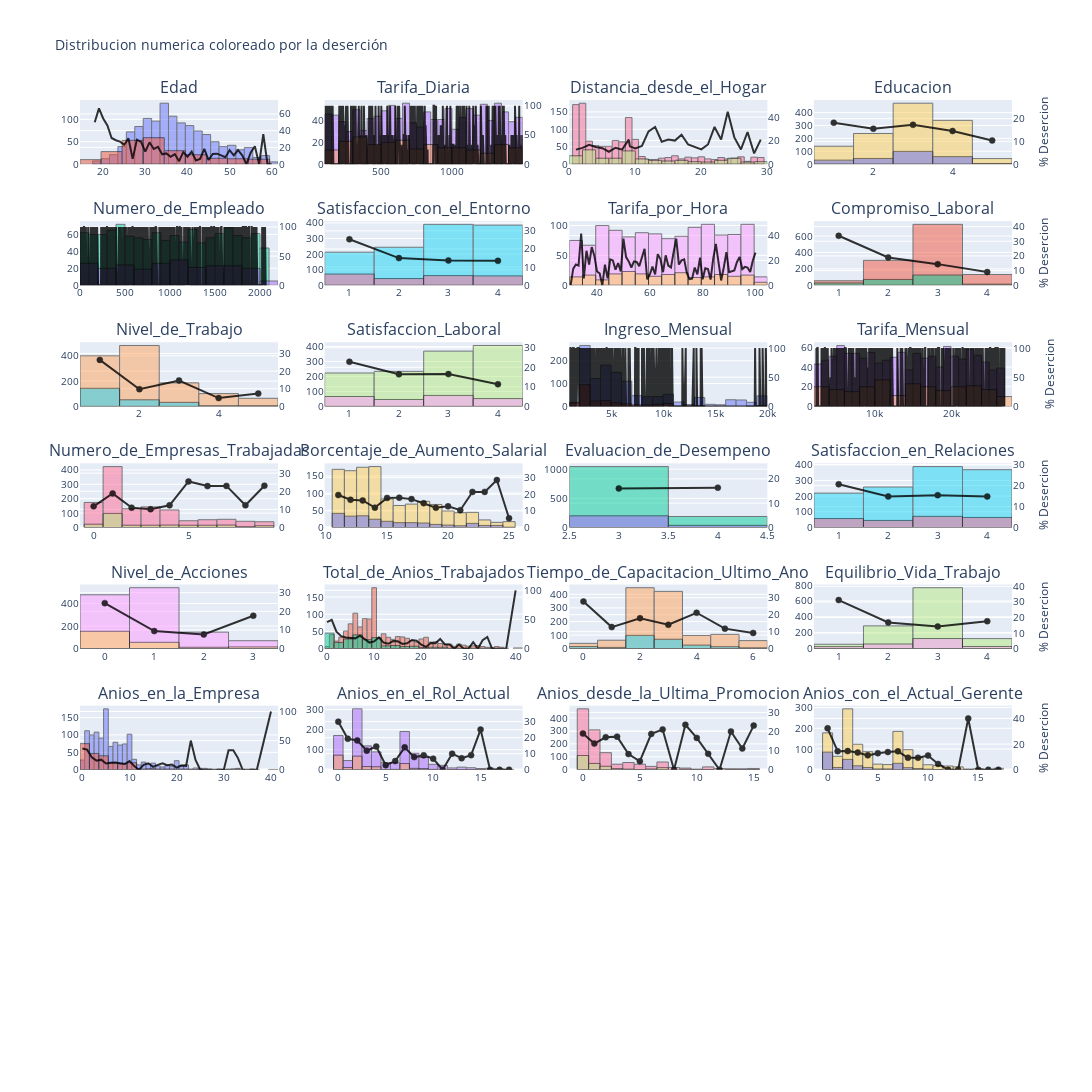

Notebook cell for this chart:
### Code cell
numeric_cols = list(datos.select_dtypes(include=np.number).columns)  #columnas numericas

fig_rows = 8
fig_cols = 4
fig = tls.make_subplots(rows=fig_rows, cols=fig_cols,
                         subplot_titles=tuple(numeric_cols)); #Se crea una figura con múltiples subplots (pequeños gráficos dentro de un gráfico más grande) utilizando make_subplots
curr_row = 1
curr_col = 1
for i, col in enumerate(numeric_cols):
    trace1 = go.Histogram(name = "No Desercion",
                           marker=dict( line=dict(color='black',width=1)),
                           x = list(datos[datos['Desercion'] == 'No'][col]),
                           opacity=0.5) # histograma para la clase "No Desercion"
    trace2 = go.Histogram(name = 'Si Desercion',
                           marker=dict(line=dict(color='black',width=1)),
                           x = datos[datos['Desercion'] == 'Si'][col],
                           opacity=0.5) # histograma para la clase "Si Desercion"
    tmp3 = pd.DataFrame(pd.crosstab(datos[col],
                                     datos['Desercion'].replace('Si',1).replace('No',0)))
    tmp3['Dese%'] = tmp3[1] / (tmp3[1] + tmp3[0]) * 100  # Cálculo de Porcentaje de Deserción
    extra_yAxis = 'y' + str(fig_rows * fig_cols + i+1)
    trace3 = go.Scatter(x=tmp3.index, y=tmp3['Dese%'],
                         yaxis = extra_yAxis, name='%Desercion', opacity = .8,
                         marker=dict(color='black', line=dict(color='black', width=0.5)))

    fig.append_trace(trace1, curr_row, curr_col) # se agregan los trazos a la figura
    fig.append_trace(trace2, curr_row, curr_col) # se agregan los trazos a la figura

    fig.append_trace(trace3, curr_row, curr_col)
    fig['data'][-1].update(yaxis=extra_yAxis)
    yaxisStr = ''
    if curr_col == fig_cols:
        yaxisStr = '% Desercion'
    fig['layout']['yaxis' + str(fig_rows * fig_cols + i+1)] = dict(range=[0, max(tmp3['Dese%'])+10],
                                                               showgrid=True, overlaying='y'+str(i+1), anchor='x'+str(i+1), side='right',
                                                               title=yaxisStr)
    curr_col += 1
    if curr_col >= fig_cols + 1:
        curr_row += 1
        curr_col = 1

fig['layout'].update(title='Distribucion numerica coloreado por la deserción', width=1300, height=1300,
                      barmode='overlay', showlegend=False, font=dict(size=10))

#py.iplot(fig)
pio.show(fig)

### Figure 1 — Plotly figure (JSON) as saved in the notebook; plotly's stock layout.template omitted (floating-point values rounded to 4 significant figures; data arrays with more than 128 entries replaced by an {"elided": "..."} marker saying what was removed)
{"data": [{"marker": {"line": {"color": "black", "width": 1}}, "name": "No Desercion", "opacity": 0.5, "type": "histogram", "x": {"elided": "1233 int values"}, "xaxis": "x", "yaxis": "y"}, {"marker": {"line": {"color": "black", "width": 1}}, "name": "Si Desercion", "opacity": 0.5, "type": "histogram", "x": {"elided": "237 int values"}, "xaxis": "x", "yaxis": "y"}, {"marker": {"color": "black", "line": {"color": "black", "width": 0.5}}, "name": "%Desercion", "opacity": 0.8, "type": "scatter", "x": [18, 19, 20, 21, 22, 23, 24, 25, 26, 27, 28, 29, 30, 31, 32, 33, 34, 35, 36, 37, 38, 39, 40, 41, 42, 43, 44, 45, 46, 47, 48, 49, 50, 51, 52, 53, 54, 55, 56, 57, 58, 59, 60], "xaxis": "x", "y": [50, 66.67, 54.55, 46.15, 31.25, 28.57, 26.92, 23.08, 30.77, 6.25, 29.17, 26.47, 15, 26.09, 18.03, 20.69, 11.69, 12.82, 8.696, 12, 3.448, 14.29, 8.772, 15, 4.348, 6.25, 18.18, 4.878, 12.12, 12.5, 10.53, 8.333, 16.67, 10.53, 16.67, 10.53, 0, 13.64, 21.43, 0, 35.71, 0, 0], "yaxis": "y33"}, {"marker": {"line": {"color": "black", "width": 1}}, "name": "No Desercion", "opacity": 0.5, "type": "histogram", "x": {"elided": "1233 int values"}, "xaxis": "x2", "yaxis": "y2"}, {"marker": {"line": {"color": "black", "width": 1}}, "name": "Si Desercion", "opacity": 0.5, "type": "histogram", "x": {"elided": "237 int values"}, "xaxis": "x2", "yaxis": "y2"}, {"marker": {"color": "black", "line": {"color": "black", "width": 0.5}}, "name": "%Desercion", "opacity": 0.8, "type": "scatter", "x": {"elided": "886 int values"}, "xaxis": "x2", "y": {"elided": "886 float values"}, "yaxis": "y34"}, {"marker": {"line": {"color": "black", "width": 1}}, "name": "No Desercion", "opacity": 0.5, "type": "histogram", "x": {"elided": "1233 float values"}, "xaxis": "x3", "yaxis": "y3"}, {"marker": {"line": {"color": "black", "width": 1}}, "name": "Si Desercion", "opacity": 0.5, "type": "histogram", "x": {"elided": "237 float values"}, "xaxis": "x3", "yaxis": "y3"}, {"marker": {"color": "black", "line": {"color": "black", "width": 0.5}}, "name": "%Desercion", "opacity": 0.8, "type": "scatter", "x": [1, 2, 3, 4, 5, 6, 7, 8, 9, 9.179, 10, 11, 12, 13, 14, 15, 16, 17, 18, 19, 20, 21, 22, 23, 24, 25, 26, 27, 28, 29], "xaxis": "x3", "y": [12.31, 13.79, 16.46, 14.52, 13.56, 10.53, 13.92, 12.33, 20.78, 15.12, 13.41, 15.38, 27.78, 31.58, 19.05, 20.83, 20, 25, 16.67, 14.29, 12.5, 16.67, 31.58, 20.83, 44.44, 22.73, 12.5, 27.27, 9.091, 20.83], "yaxis": "y35"}, {"marker": {"line": {"color": "black", "width": 1}}, "name": "No Desercion", "opacity": 0.5, "type": "histogram", "x": {"elided": "1233 int values"}, "xaxis": "x4", "yaxis": "y4"}, {"marker": {"line": {"color": "black", "width": 1}}, "name": "Si Desercion", "opacity": 0.5, "type": "histogram", "x": {"elided": "237 int values"}, "xaxis": "x4", "yaxis": "y4"}, {"marker": {"color": "black", "line": {"color": "black", "width": 0.5}}, "name": "%Desercion", "opacity": 0.8, "type": "scatter", "x": [1, 2, 3, 4, 5], "xaxis": "x4", "y": [18.24, 15.6, 17.31, 14.57, 10.42], "yaxis": "y36"}, {"marker": {"line": {"color": "black", "width": 1}}, "name": "No Desercion", "opacity": 0.5, "type": "histogram", "x": {"elided": "1233 int values"}, "xaxis": "x5", "yaxis": "y5"}, {"marker": {"line": {"color": "black", "width": 1}}, "name": "Si Desercion", "opacity": 0.5, "type": "histogram", "x": {"elided": "237 int values"}, "xaxis": "x5", "yaxis": "y5"}, {"marker": {"color": "black", "line": {"color": "black", "width": 0.5}}, "name": "%Desercion", "opacity": 0.8, "type": "scatter", "x": {"elided": "1470 int values"}, "xaxis": "x5", "y": {"elided": "1470 int values"}, "yaxis": "y37"}, {"marker": {"line": {"color": "black", "width": 1}}, "name": "No Desercion", "opacity": 0.5, "type": "histogram", "x": {"elided": "1233 int values"}, "xaxis": "x6", "yaxis": "y6"}, {"marker": {"line": {"color": "black", "width": 1}}, "name": "Si Desercion", "opacity": 0.5, "type": "histogram", "x": {"elided": "237 int values"}, "xaxis": "x6", "yaxis": "y6"}, {"marker": {"color": "black", "line": {"color": "black", "width": 0.5}}, "name": "%Desercion", "opacity": 0.8, "type": "scatter", "x": [1, 2, 3, 4], "xaxis": "x6", "y": [25.35, 14.98, 13.69, 13.45], "yaxis": "y38"}, {"marker": {"line": {"color": "black", "width": 1}}, "name": "No Desercion", "opacity": 0.5, "type": "histogram", "x": {"elided": "1233 int values"}, "xaxis": "x7", "yaxis": "y7"}, {"marker": {"line": {"color": "black", "width": 1}}, "name": "Si Desercion", "opacity": 0.5, "type": "histogram", "x": {"elided": "237 int values"}, "xaxis": "x7", "yaxis": "y7"}, {"marker": {"color": "black", "line": {"color": "black", "width": 0.5}}, "name": "%Desercion", "opacity": 0.8, "type": "scatter", "x": [30, 31, 32, 33, 34, 35, 36, 37, 38, 39, 40, 41, 42, 43, 44, 45, 46, 47, 48, 49, 50, 51, 52, 53, 54, 55, 56, 57, 58, 59, 60, 61, 62, 63, 64, 65, 66, 67, 68, 69, 70, 71, 72, 73, 74, 75, 76, 77, 78, 79, 80, 81, 82, 83, 84, 85, 86, 87, 88, 89, 90, 91, 92, 93, 94, 95, 96, 97, 98, 99, 100], "xaxis": "x7", "y": [0, 13.33, 16.67, 15.79, 41.67, 5.556, 27.78, 16.67, 30.77, 23.53, 11.11, 9.524, 0, 16.67, 5.556, 20.83, 20, 12.5, 17.86, 11.11, 37.5, 22.73, 19.23, 14.29, 19.23, 18.75, 15.38, 22.22, 29.41, 4.762, 8.696, 15, 8.696, 25, 21.05, 10.53, 24.14, 15.79, 14.29, 26.67, 37.5, 16.67, 20, 20.83, 10, 5, 5.263, 14.29, 8.696, 22.22, 4.762, 13.64, 13.04, 4.545, 21.43, 33.33, 18.18, 3.846, 14.29, 26.67, 10.53, 11.11, 12, 18.75, 22.73, 13.04, 14.81, 14.29, 10.71, 20, 26.32], "yaxis": "y39"}, {"marker": {"line": {"color": "black", "width": 1}}, "name": "No Desercion", "opacity": 0.5, "type": "histogram", "x": {"elided": "1233 int values"}, "xaxis": "x8", "yaxis": "y8"}, {"marker": {"line": {"color": "black", "width": 1}}, "name": "Si Desercion", "opacity": 0.5, "type": "histogram", "x": {"elided": "237 int values"}, "xaxis": "x8", "yaxis": "y8"}, {"marker": {"color": "black", "line": {"color": "black", "width": 0.5}}, "name": "%Desercion", "opacity": 0.8, "type": "scatter", "x": [1, 2, 3, 4], "xaxis": "x8", "y": [33.73, 18.93, 14.4, 9.028], "yaxis": "y40"}, {"marker": {"line": {"color": "black", "width": 1}}, "name": "No Desercion", "opacity": 0.5, "type": "histogram", "x": {"elided": "1233 int values"}, "xaxis": "x9", "yaxis": "y9"}, {"marker": {"line": {"color": "black", "width": 1}}, "name": "Si Desercion", "opacity": 0.5, "type": "histogram", "x": {"elided": "237 int values"}, "xaxis": "x9", "yaxis": "y9"}, {"marker": {"color": "black", "line": {"color": "black", "width": 0.5}}, "name": "%Desercion", "opacity": 0.8, "type": "scatter", "x": [1, 2, 3, 4, 5], "xaxis": "x9", "y": [26.34, 9.738, 14.68, 4.717, 7.246], "yaxis": "y41"}, {"marker": {"line": {"color": "black", "width": 1}}, "name": "No Desercion", "opacity": 0.5, "type": "histogram", "x": {"elided": "1233 int values"}, "xaxis": "x10", "yaxis": "y10"}, {"marker": {"line": {"color": "black", "width": 1}}, "name": "Si Desercion", "opacity": 0.5, "type": "histogram", "x": {"elided": "237 int values"}, "xaxis": "x10", "yaxis": "y10"}, {"marker": {"color": "black", "line": {"color": "black", "width": 0.5}}, "name": "%Desercion", "opacity": 0.8, "type": "scatter", "x": [1, 2, 3, 4], "xaxis": "x10", "y": [22.84, 16.43, 16.52, 11.33], "yaxis": "y42"}, {"marker": {"line": {"color": "black", "width": 1}}, "name": "No Desercion", "opacity": 0.5, "type": "histogram", "x": {"elided": "1233 int values"}, "xaxis": "x11", "yaxis": "y11"}, {"marker": {"line": {"color": "black", "width": 1}}, "name": "Si Desercion", "opacity": 0.5, "type": "histogram", "x": {"elided": "237 int values"}, "xaxis": "x11", "yaxis": "y11"}, {"marker": {"color": "black", "line": {"color": "black", "width": 0.5}}, "name": "%Desercion", "opacity": 0.8, "type": "scatter", "x": {"elided": "1349 int values"}, "xaxis": "x11", "y": {"elided": "1349 float values"}, "yaxis": "y43"}, {"marker": {"line": {"color": "black", "width": 1}}, "name": "No Desercion", "opacity": 0.5, "type": "histogram", "x": {"elided": "1233 int values"}, "xaxis": "x12", "yaxis": "y12"}, {"marker": {"line": {"color": "black", "width": 1}}, "name": "Si Desercion", "opacity": 0.5, "type": "histogram", "x": {"elided": "237 int values"}, "xaxis": "x12", "yaxis": "y12"}, {"marker": {"color": "black", "line": {"color": "black", "width": 0.5}}, "name": "%Desercion", "opacity": 0.8, "type": "scatter", "x": {"elided": "1427 int values"}, "xaxis": "x12", "y": {"elided": "1427 float values"}, "yaxis": "y44"}, {"marker": {"line": {"color": "black", "width": 1}}, "name": "No Desercion", "opacity": 0.5, "type": "histogram", "x": {"elided": "1233 int values"}, "xaxis": "x13", "yaxis": "y13"}, {"marker": {"line": {"color": "black", "width": 1}}, "name": "Si Desercion", "opacity": 0.5, "type": "histogram", "x": {"elided": "237 int values"}, "xaxis": "x13", "yaxis": "y13"}, {"marker": {"color": "black", "line": {"color": "black", "width": 0.5}}, "name": "%Desercion", "opacity": 0.8, "type": "scatter", "x": [0, 1, 2, 3, 4, 5, 6, 7, 8, 9], "xaxis": "x13", "y": [11.68, 18.81, 10.96, 10.06, 12.23, 25.4, 22.86, 22.97, 12.24, 23.08], "yaxis": "y45"}, {"marker": {"line": {"color": "black", "width": 1}}, "name": "No Desercion", "opacity": 0.5, "type": "histogram", "x": {"elided": "1233 int values"}, "xaxis": "x14", "yaxis": "y14"}, {"marker": {"line": {"color": "black", "width": 1}}, "name": "Si Desercion", "opacity": 0.5, "type": "histogram", "x": {"elided": "237 int values"}, "xaxis": "x14", "yaxis": "y14"}, {"marker": {"color": "black", "line": {"color": "black", "width": 0.5}}, "name": "%Desercion", "opacity": 0.8, "type": "scatter", "x": [11, 12, 13, 14, 15, 16, 17, 18, 19, 20, 21, 22, 23, 24, 25], "xaxis": "x14", "y": [19.52, 16.67, 16.27, 11.94, 17.82, 17.95, 17.07, 14.61, 11.84, 12.73, 10.42, 21.43, 21.43, 28.57, 5.556], "yaxis": "y46"}, {"marker": {"line": {"color": "black", "width": 1}}, "name": "No Desercion", "opacity": 0.5, "type": "histogram", "x": {"elided": "1233 int values"}, "xaxis": "x15", "yaxis": "y15"}, {"marker": {"line": {"color": "black", "width": 1}}, "name": "Si Desercion", "opacity": 0.5, "type": "histogram", "x": {"elided": "237 int values"}, "xaxis": "x15", "yaxis": "y15"}, {"marker": {"color": "black", "line": {"color": "black", "width": 0.5}}, "name": "%Desercion", "opacity": 0.8, "type": "scatter", "x": [3, 4], "xaxis": "x15", "y": [16.08, 16.37], "yaxis": "y47"}, {"marker": {"line": {"color": "black", "width": 1}}, "name": "No Desercion", "opacity": 0.5, "type": "histogram", "x": {"elided": "1233 int values"}, "xaxis": "x16", "yaxis": "y16"}, {"marker": {"line": {"color": "black", "width": 1}}, "name": "Si Desercion", "opacity": 0.5, "type": "histogram", "x": {"elided": "237 int values"}, "xaxis": "x16", "yaxis": "y16"}, {"marker": {"color": "black", "line": {"color": "black", "width": 0.5}}, "name": "%Desercion", "opacity": 0.8, "type": "scatter", "x": [1, 2, 3, 4], "xaxis": "x16", "y": [20.65, 14.85, 15.47, 14.81], "yaxis": "y48"}, {"marker": {"line": {"color": "black", "width": 1}}, "name": "No Desercion", "opacity": 0.5, "type": "histogram", "x": {"elided": "1233 int values"}, "xaxis": "x17", "yaxis": "y17"}, {"marker": {"line": {"color": "black", "width": 1}}, "name": "Si Desercion", "opacity": 0.5, "type": "histogram", "x": {"elided": "237 int values"}, "xaxis": "x17", "yaxis": "y17"}, {"marker": {"color": "black", "line": {"color": "black", "width": 0.5}}, "name": "%Desercion", "opacity": 0.8, "type": "scatter", "x": [0, 1, 2, 3], "xaxis": "x17", "y": [24.41, 9.396, 7.595, 17.65], "yaxis": "y49"}, {"marker": {"line": {"color": "black", "width": 1}}, "name": "No Desercion", "opacity": 0.5, "type": "histogram", "x": {"elided": "1233 int values"}, "xaxis": "x18", "yaxis": "y18"}, {"marker": {"line": {"color": "black", "width": 1}}, "name": "Si Desercion", "opacity": 0.5, "type": "histogram", "x": {"elided": "237 int values"}, "xaxis": "x18", "yaxis": "y18"}, {"marker": {"color": "black", "line": {"color": "black", "width": 0.5}}, "name": "%Desercion", "opacity": 0.8, "type": "scatter", "x": [0, 1, 2, 3, 4, 5, 6, 7, 8, 9, 10, 11, 12, 13, 14, 15, 16, 17, 18, 19, 20, 21, 22, 23, 24, 25, 26, 27, 28, 29, 30, 31, 32, 33, 34, 35, 36, 37, 38, 40], "xaxis": "x18", "y": [45.45, 49.38, 29.03, 21.43, 19.05, 18.18, 17.6, 22.22, 15.53, 10.42, 12.38, 19.44, 10.42, 8.333, 12.9, 12.5, 8.108, 9.091, 14.81, 13.64, 6.667, 2.941, 9.524, 9.091, 16.67, 7.143, 7.143, 0, 7.143, 0, 0, 11.11, 0, 14.29, 20, 0, 0, 0, 0, 100], "yaxis": "y50"}, {"marker": {"line": {"color": "black", "width": 1}}, "name": "No Desercion", "opacity": 0.5, "type": "histogram", "x": {"elided": "1233 int values"}, "xaxis": "x19", "yaxis": "y19"}, {"marker": {"line": {"color": "black", "width": 1}}, "name": "Si Desercion", "opacity": 0.5, "type": "histogram", "x": {"elided": "237 int values"}, "xaxis": "x19", "yaxis": "y19"}, {"marker": {"color": "black", "line": {"color": "black", "width": 0.5}}, "name": "%Desercion", "opacity": 0.8, "type": "scatter", "x": [0, 1, 2, 3, 4, 5, 6], "xaxis": "x19", "y": [27.78, 12.68, 17.92, 14.05, 21.14, 11.76, 9.231], "yaxis": "y51"}, {"marker": {"line": {"color": "black", "width": 1}}, "name": "No Desercion", "opacity": 0.5, "type": "histogram", "x": {"elided": "1233 int values"}, "xaxis": "x20", "yaxis": "y20"}, {"marker": {"line": {"color": "black", "width": 1}}, "name": "Si Desercion", "opacity": 0.5, "type": "histogram", "x": {"elided": "237 int values"}, "xaxis": "x20", "yaxis": "y20"}, {"marker": {"color": "black", "line": {"color": "black", "width": 0.5}}, "name": "%Desercion", "opacity": 0.8, "type": "scatter", "x": [1, 2, 3, 4], "xaxis": "x20", "y": [31.25, 16.86, 14.22, 17.65], "yaxis": "y52"}, {"marker": {"line": {"color": "black", "width": 1}}, "name": "No Desercion", "opacity": 0.5, "type": "histogram", "x": {"elided": "1233 int values"}, "xaxis": "x21", "yaxis": "y21"}, {"marker": {"line": {"color": "black", "width": 1}}, "name": "Si Desercion", "opacity": 0.5, "type": "histogram", "x": {"elided": "237 int values"}, "xaxis": "x21", "yaxis": "y21"}, {"marker": {"color": "black", "line": {"color": "black", "width": 0.5}}, "name": "%Desercion", "opacity": 0.8, "type": "scatter", "x": [0, 1, 2, 3, 4, 5, 6, 7, 8, 9, 10, 11, 12, 13, 14, 15, 16, 17, 18, 19, 20, 21, 22, 23, 24, 25, 26, 27, 29, 30, 31, 32, 33, 34, 36, 37, 40], "xaxis": "x21", "y": [36.36, 34.5, 21.26, 15.62, 17.27, 10.71, 11.84, 12.22, 11.25, 9.756, 15, 6.25, 0, 8.333, 11.11, 5, 8.333, 11.11, 7.692, 9.091, 3.704, 7.143, 6.667, 50, 16.67, 0, 0, 0, 0, 0, 33.33, 33.33, 20, 0, 0, 0, 100], "yaxis": "y53"}, {"marker": {"line": {"color": "black", "width": 1}}, "name": "No Desercion", "opacity": 0.5, "type": "histogram", "x": {"elided": "1233 int values"}, "xaxis": "x22", "yaxis": "y22"}, {"marker": {"line": {"color": "black", "width": 1}}, "name": "Si Desercion", "opacity": 0.5, "type": "histogram", "x": {"elided": "237 int values"}, "xaxis": "x22", "yaxis": "y22"}, {"marker": {"color": "black", "line": {"color": "black", "width": 0.5}}, "name": "%Desercion", "opacity": 0.8, "type": "scatter", "x": [0, 1, 2, 3, 4, 5, 6, 7, 8, 9, 10, 11, 12, 13, 14, 15, 16, 17, 18], "xaxis": "x22", "y": [29.92, 19.3, 18.28, 11.85, 14.42, 2.778, 5.405, 13.96, 7.865, 8.955, 6.897, 0, 10, 7.143, 9.091, 25, 0, 0, 0], "yaxis": "y54"}, {"marker": {"line": {"color": "black", "width": 1}}, "name": "No Desercion", "opacity": 0.5, "type": "histogram", "x": {"elided": "1233 int values"}, "xaxis": "x23", "yaxis": "y23"}, {"marker": {"line": {"color": "black", "width": 1}}, "name": "Si Desercion", "opacity": 0.5, "type": "histogram", "x": {"elided": "237 int values"}, "xaxis": "x23", "yaxis": "y23"}, {"marker": {"color": "black", "line": {"color": "black", "width": 0.5}}, "name": "%Desercion", "opacity": 0.8, "type": "scatter", "x": [0, 1, 2, 3, 4, 5, 6, 7, 8, 9, 10, 11, 12, 13, 14, 15], "xaxis": "x23", "y": [18.93, 13.73, 16.98, 17.31, 8.197, 4.444, 18.75, 21.05, 0, 23.53, 16.67, 8.333, 0, 20, 11.11, 23.08], "yaxis": "y55"}, {"marker": {"line": {"color": "black", "width": 1}}, "name": "No Desercion", "opacity": 0.5, "type": "histogram", "x": {"elided": "1233 int values"}, "xaxis": "x24", "yaxis": "y24"}, {"marker": {"line": {"color": "black", "width": 1}}, "name": "Si Desercion", "opacity": 0.5, "type": "histogram", "x": {"elided": "237 int values"}, "xaxis": "x24", "yaxis": "y24"}, {"marker": {"color": "black", "line": {"color": "black", "width": 0.5}}, "name": "%Desercion", "opacity": 0.8, "type": "scatter", "x": [0, 1, 2, 3, 4, 5, 6, 7, 8, 9, 10, 11, 12, 13, 14, 15, 16, 17], "xaxis": "x24", "y": [32.32, 14.47, 14.53, 13.38, 11.22, 12.9, 13.79, 14.35, 9.346, 9.375, 11.11, 4.545, 0, 0, 40, 0, 0, 0], "yaxis": "y56"}], "layout": {"annotations": [{"font": {"size": 16}, "showarrow": false, "text": "Edad", "x": 0.1062, "xanchor": "center", "xref": "paper", "y": 1, "yanchor": "bottom", "yref": "paper"}, {"font": {"size": 16}, "showarrow": false, "text": "Tarifa_Diaria", "x": 0.3688, "xanchor": "center", "xref": "paper", "y": 1, "yanchor": "bottom", "yref": "paper"}, {"font": {"size": 16}, "showarrow": false, "text": "Distancia_desde_el_Hogar", "x": 0.6313, "xanchor": "center", "xref": "paper", "y": 1, "yanchor": "bottom", "yref": "paper"}, {"font": {"size": 16}, "showarrow": false, "text": "Educacion", "x": 0.8938, "xanchor": "center", "xref": "paper", "y": 1, "yanchor": "bottom", "yref": "paper"}, {"font": {"size": 16}, "showarrow": false, "text": "Numero_de_Empleado", "x": 0.1062, "xanchor": "center", "xref": "paper", "y": 0.8672, "yanchor": "bottom", "yref": "paper"}, {"font": {"size": 16}, "showarrow": false, "text": "Satisfaccion_con_el_Entorno", "x": 0.3688, "xanchor": "center", "xref": "paper", "y": 0.8672, "yanchor": "bottom", "yref": "paper"}, {"font": {"size": 16}, "showarrow": false, "text": "Tarifa_por_Hora", "x": 0.6313, "xanchor": "center", "xref": "paper", "y": 0.8672, "yanchor": "bottom", "yref": "paper"}, {"font": {"size": 16}, "showarrow": false, "text": "Compromiso_Laboral", "x": 0.8938, "xanchor": "center", "xref": "paper", "y": 0.8672, "yanchor": "bottom", "yref": "paper"}, {"font": {"size": 16}, "showarrow": false, "text": "Nivel_de_Trabajo", "x": 0.1062, "xanchor": "center", "xref": "paper", "y": 0.7344, "yanchor": "bottom", "yref": "paper"}, {"font": {"size": 16}, "showarrow": false, "text": "Satisfaccion_Laboral", "x": 0.3688, "xanchor": "center", "xref": "paper", "y": 0.7344, "yanchor": "bottom", "yref": "paper"}, {"font": {"size": 16}, "showarrow": false, "text": "Ingreso_Mensual", "x": 0.6313, "xanchor": "center", "xref": "paper", "y": 0.7344, "yanchor": "bottom", "yref": "paper"}, {"font": {"size": 16}, "showarrow": false, "text": "Tarifa_Mensual", "x": 0.8938, "xanchor": "center", "xref": "paper", "y": 0.7344, "yanchor": "bottom", "yref": "paper"}, {"font": {"size": 16}, "showarrow": false, "text": "Numero_de_Empresas_Trabajadas", "x": 0.1062, "xanchor": "center", "xref": "paper", "y": 0.6016, "yanchor": "bottom", "yref": "paper"}, {"font": {"size": 16}, "showarrow": false, "text": "Porcentaje_de_Aumento_Salarial", "x": 0.3688, "xanchor": "center", "xref": "paper", "y": 0.6016, "yanchor": "bottom", "yref": "paper"}, {"font": {"size": 16}, "showarrow": false, "text": "Evaluacion_de_Desempeno", "x": 0.6313, "xanchor": "center", "xref": "paper", "y": 0.6016, "yanchor": "bottom", "yref": "paper"}, {"font": {"size": 16}, "showarrow": false, "text": "Satisfaccion_en_Relaciones", "x": 0.8938, "xanchor": "center", "xref": "paper", "y": 0.6016, "yanchor": "bottom", "yref": "paper"}, {"font": {"size": 16}, "showarrow": false, "text": "Nivel_de_Acciones", "x": 0.1062, "xanchor": "center", "xref": "paper", "y": 0.4688, "yanchor": "bottom", "yref": "paper"}, {"font": {"size": 16}, "showarrow": false, "text": "Total_de_Anios_Trabajados", "x": 0.3688, "xanchor": "center", "xref": "paper", "y": 0.4688, "yanchor": "bottom", "yref": "paper"}, {"font": {"size": 16}, "showarrow": false, "text": "Tiempo_de_Capacitacion_Ultimo_Ano", "x": 0.6313, "xanchor": "center", "xref": "paper", "y": 0.4688, "yanchor": "bottom", "yref": "paper"}, {"font": {"size": 16}, "showarrow": false, "text": "Equilibrio_Vida_Trabajo", "x": 0.8938, "xanchor": "center", "xref": "paper", "y": 0.4688, "yanchor": "bottom", "yref": "paper"}, {"font": {"size": 16}, "showarrow": false, "text": "Anios_en_la_Empresa", "x": 0.1062, "xanchor": "center", "xref": "paper", "y": 0.3359, "yanchor": "bottom", "yref": "paper"}, {"font": {"size": 16}, "showarrow": false, "text": "Anios_en_el_Rol_Actual", "x": 0.3688, "xanchor": "center", "xref": "paper", "y": 0.3359, "yanchor": "bottom", "yref": "paper"}, {"font": {"size": 16}, "showarrow": false, "text": "Anios_desde_la_Ultima_Promocion", "x": 0.6313, "xanchor": "center", "xref": "paper", "y": 0.3359, "yanchor": "bottom", "yref": "paper"}, {"font": {"size": 16}, "showarrow": false, "text": "Anios_con_el_Actual_Gerente", "x": 0.8938, "xanchor": "center", "xref": "paper", "y": 0.3359, "yanchor": "bottom", "yref": "paper"}], "barmode": "overlay", "font": {"size": 10}, "height": 1300, "showlegend": false, "title": {"text": "Distribucion numerica coloreado por la deserción"}, "width": 1300, "xaxis": {"anchor": "y", "domain": [0, 0.2125]}, "xaxis10": {"anchor": "y10", "domain": [0.2625, 0.475]}, "xaxis11": {"anchor": "y11", "domain": [0.525, 0.7375]}, "xaxis12": {"anchor": "y12", "domain": [0.7875, 1]}, "xaxis13": {"anchor": "y13", "domain": [0, 0.2125]}, "xaxis14": {"anchor": "y14", "domain": [0.2625, 0.475]}, "xaxis15": {"anchor": "y15", "domain": [0.525, 0.7375]}, "xaxis16": {"anchor": "y16", "domain": [0.7875, 1]}, "xaxis17": {"anchor": "y17", "domain": [0, 0.2125]}, "xaxis18": {"anchor": "y18", "domain": [0.2625, 0.475]}, "xaxis19": {"anchor": "y19", "domain": [0.525, 0.7375]}, "xaxis2": {"anchor": "y2", "domain": [0.2625, 0.475]}, "xaxis20": {"anchor": "y20", "domain": [0.7875, 1]}, "xaxis21": {"anchor": "y21", "domain": [0, 0.2125]}, "xaxis22": {"anchor": "y22", "domain": [0.2625, 0.475]}, "xaxis23": {"anchor": "y23", "domain": [0.525, 0.7375]}, "xaxis24": {"anchor": "y24", "domain": [0.7875, 1]}, "xaxis25": {"anchor": "y25", "domain": [0, 0.2125]}, "xaxis26": {"anchor": "y26", "domain": [0.2625, 0.475]}, "xaxis27": {"anchor": "y27", "domain": [0.525, 0.7375]}, "xaxis28": {"anchor": "y28", "domain": [0.7875, 1]}, "xaxis29": {"anchor": "y29", "domain": [0, 0.2125]}, "xaxis3": {"anchor": "y3", "domain": [0.525, 0.7375]}, "xaxis30": {"anchor": "y30", "domain": [0.2625, 0.475]}, "xaxis31": {"anchor": "y31", "domain": [0.525, 0.7375]}, "xaxis32": {"anchor": "y32", "domain": [0.7875, 1]}, "xaxis4": {"anchor": "y4", "domain": [0.7875, 1]}, "xaxis5": {"anchor": "y5", "domain": [0, 0.2125]}, "xaxis6": {"anchor": "y6", "domain": [0.2625, 0.475]}, "xaxis7": {"anchor": "y7", "domain": [0.525, 0.7375]}, "xaxis8": {"anchor": "y8", "domain": [0.7875, 1]}, "xaxis9": {"anchor": "y9", "domain": [0, 0.2125]}, "yaxis": {"anchor": "x", "domain": [0.9297, 1]}, "yaxis10": {"anchor": "x10", "domain": [0.6641, 0.7344]}, "yaxis11": {"anchor": "x11", "domain": [0.6641, 0.7344]}, "yaxis12": {"anchor": "x12", "domain": [0.6641, 0.7344]}, "yaxis13": {"anchor": "x13", "domain": [0.5312, 0.6016]}, "yaxis14": {"anchor": "x14", "domain": [0.5312, 0.6016]}, "yaxis15": {"anchor": "x15", "domain": [0.5312, 0.6016]}, "yaxis16": {"anchor": "x16", "domain": [0.5312, 0.6016]}, "yaxis17": {"anchor": "x17", "domain": [0.3984, 0.4688]}, "yaxis18": {"anchor": "x18", "domain": [0.3984, 0.4688]}, "yaxis19": {"anchor": "x19", "domain": [0.3984, 0.4688]}, "yaxis2": {"anchor": "x2", "domain": [0.9297, 1]}, "yaxis20": {"anchor": "x20", "domain": [0.3984, 0.4688]}, "yaxis21": {"anchor": "x21", "domain": [0.2656, 0.3359]}, "yaxis22": {"anchor": "x22", "domain": [0.2656, 0.3359]}, "yaxis23": {"anchor": "x23", "domain": [0.2656, 0.3359]}, "yaxis24": {"anchor": "x24", "domain": [0.2656, 0.3359]}, "yaxis25": {"anchor": "x25", "domain": [0.1328, 0.2031]}, "yaxis26": {"anchor": "x26", "domain": [0.1328, 0.2031]}, "yaxis27": {"anchor": "x27", "domain": [0.1328, 0.2031]}, "yaxis28": {"anchor": "x28", "domain": [0.1328, 0.2031]}, "yaxis29": {"anchor": "x29", "domain": [0, 0.07031]}, "yaxis3": {"anchor": "x3", "domain": [0.9297, 1]}, "yaxis30": {"anchor": "x30", "domain": [0, 0.07031]}, "yaxis31": {"anchor": "x31", "domain": [0, 0.07031]}, "yaxis32": {"anchor": "x32", "domain": [0, 0.07031]}, "yaxis33": {"anchor": "x", "overlaying": "y", "range": [0, 76.67], "showgrid": true, "side": "right", "title": {"text": ""}}, "yaxis34": {"anchor": "x2", "overlaying": "y2", "range": [0, 110], "showgrid": true, "side": "right", "title": {"text": ""}}, "yaxis35": {"anchor": "x3", "overlaying": "y3", "range": [0, 54.44], "showgrid": true, "side": "right", "title": {"text": ""}}, "yaxis36": {"anchor": "x4", "overlaying": "y4", "range": [0, 28.24], "showgrid": true, "side": "right", "title": {"text": "% Desercion"}}, "yaxis37": {"anchor": "x5", "overlaying": "y5", "range": [0, 110], "showgrid": true, "side": "right", "title": {"text": ""}}, "yaxis38": {"anchor": "x6", "overlaying": "y6", "range": [0, 35.35], "showgrid": true, "side": "right", "title": {"text": ""}}, "yaxis39": {"anchor": "x7", "overlaying": "y7", "range": [0, 51.67], "showgrid": true, "side": "right", "title": {"text": ""}}, "yaxis4": {"anchor": "x4", "domain": [0.9297, 1]}, "yaxis40": {"anchor": "x8", "overlaying": "y8", "range": [0, 43.73], "showgrid": true, "side": "right", "title": {"text": "% Desercion"}}, "yaxis41": {"anchor": "x9", "overlaying": "y9", "range": [0, 36.34], "showgrid": true, "side": "right", "title": {"text": ""}}, "yaxis42": {"anchor": "x10", "overlaying": "y10", "range": [0, 32.84], "showgrid": true, "side": "right", "title": {"text": ""}}, "yaxis43": {"anchor": "x11", "overlaying": "y11", "range": [0, 110], "showgrid": true, "side": "right", "title": {"text": ""}}, "yaxis44": {"anchor": "x12", "overlaying": "y12", "range": [0, 110], "showgrid": true, "side": "right", "title": {"text": "% Desercion"}}, "yaxis45": {"anchor": "x13", "overlaying": "y13", "range": [0, 35.4], "showgrid": true, "side": "right", "title": {"text": ""}}, "yaxis46": {"anchor": "x14", "overlaying": "y14", "range": [0, 38.57], "showgrid": true, "side": "right", "title": {"text": ""}}, "yaxis47": {"anchor": "x15", "overlaying": "y15", "range": [0, 26.37], "showgrid": true, "side": "right", "title": {"text": ""}}, "yaxis48": {"anchor": "x16", "overlaying": "y16", "range": [0, 30.65], "showgrid": true, "side": "right", "title": {"text": "% Desercion"}}, "yaxis49": {"anchor": "x17", "overlaying": "y17", "range": [0, 34.41], "showgrid": true, "side": "right", "title": {"text": ""}}, "yaxis5": {"anchor": "x5", "domain": [0.7969, 0.8672]}, "yaxis50": {"anchor": "x18", "overlaying": "y18", "range": [0, 110], "showgrid": true, "side": "right", "title": {"text": ""}}, "yaxis51": {"anchor": "x19", "overlaying": "y19", "range": [0, 37.78], "showgrid": true, "side": "right", "title": {"text": ""}}, "yaxis52": {"anchor": "x20", "overlaying": "y20", "range": [0, 41.25], "showgrid": true, "side": "right", "title": {"text": "% Desercion"}}, "yaxis53": {"anchor": "x21", "overlaying": "y21", "range": [0, 110], "showgrid": true, "side": "right", "title": {"text": ""}}, "yaxis54": {"anchor": "x22", "overlaying": "y22", "range": [0, 39.92], "showgrid": true, "side": "right", "title": {"text": ""}}, "yaxis55": {"anchor": "x23", "overlaying": "y23", "range": [0, 33.53], "showgrid": true, "side": "right", "title": {"text": ""}}, "yaxis56": {"anchor": "x24", "overlaying": "y24", "range": [0, 50], "showgrid": true, "side": "right", "title": {"text": "% Desercion"}}, "yaxis6": {"anchor": "x6", "domain": [0.7969, 0.8672]}, "yaxis7": {"anchor": "x7", "domain": [0.7969, 0.8672]}, "yaxis8": {"anchor": "x8", "domain": [0.7969, 0.8672]}, "yaxis9": {"anchor": "x9", "domain": [0.6641, 0.7344]}}}
